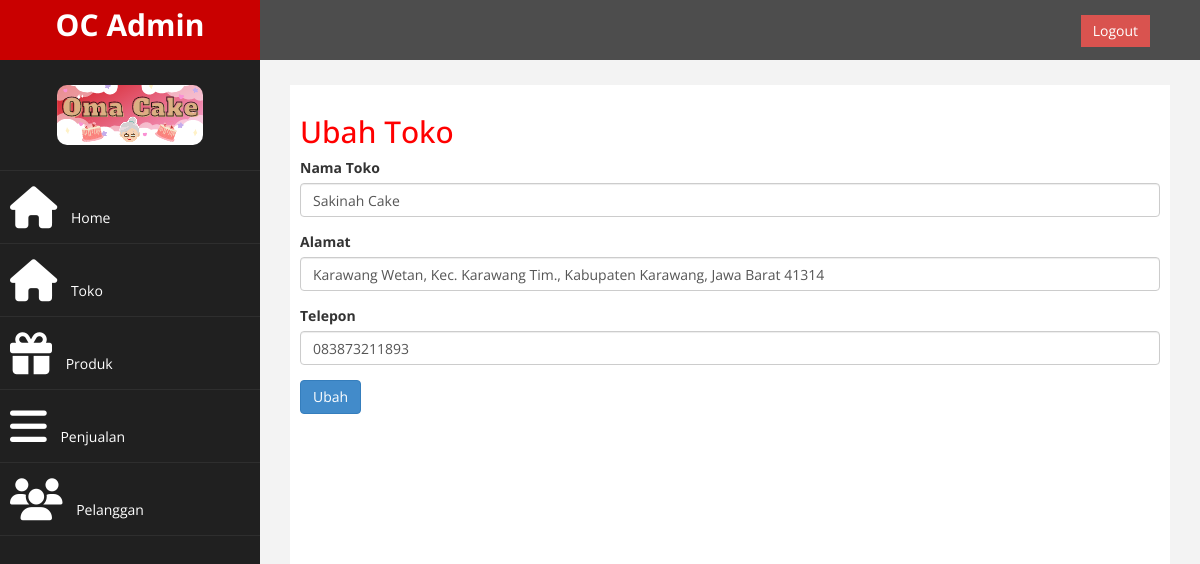
Page /admin/index.php?halaman=ubahtoko&id=1 (signed in) on the committed database.
### tables this page shows
CREATE TABLE `toko` (
  `id_warung` int(11) NOT NULL,
  `nama_warung` varchar(50) DEFAULT NULL,
  `alamat_warung` varchar(100) NOT NULL,
  `telepon_warung` varchar(15) NOT NULL
);

### admin/ubahtoko.php (the view, shortened to what this page needs)
<h2>Ubah Toko</h2>
<?php
	$query=$conn->query("SELECT * FROM toko WHERE id_warung='$_GET[id]'");
	$data=$query->fetch_assoc();
?>
<form role="form" method="POST">
	<div class="form-group">
		<label>Nama Toko</label>
		<input type="text" class="form-control" name="nama" value="<?php echo $data['nama_warung']; ?>">
	</div>
	<div class="form-group">
		<label>Alamat</label>
		<input type="text" class="form-control" name="alamat" value="<?php echo $data['alamat_warung']; ?>">
	</div>
	<div class="form-group">
		<label>Telepon</label>
		<input type="number" class="form-control" name="telepon" value="<?php echo $data['telepon_warung']; ?>">
	</div>
	<button class="btn btn-primary" name="submit">Ubah</button>
</form>

### admin/assets/css/custom.css (style rules this page uses)
body { font-family: 'Open Sans', sans-serif; }
h2 { color: #f00; }

### rows in the picture
toko: nama "Sakinah Cake", alamat "Karawang Wetan, Kec. Karawang Tim., Kabupaten Karawang, Jawa Barat 41314", telepon "083873211893"
